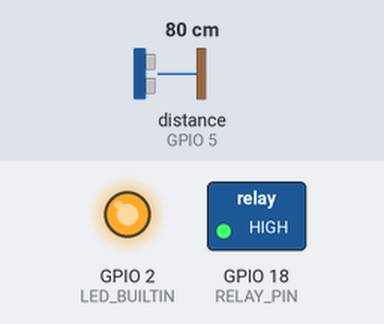
The sketch below on a simulated ESP32. On the bench: switched loads named in the sketch (green lamp = pin HIGH), output pins drawn as LEDs (lit = HIGH). The test bench sets the inputs (shaded band); at power-on: distance to the obstacle (sensor on GPIO 5) 80 cm. The echo pulse lasts 58.3 µs per cm; WiFi joins after 1.5 s; servers stay silent unless stated.

Above: at 3.0 s.
3.1 s: distance to the obstacle (sensor on GPIO 5) set to 12 cm
5.0 s: distance to the obstacle (sensor on GPIO 5) set to 9 cm
At 6.4 s:
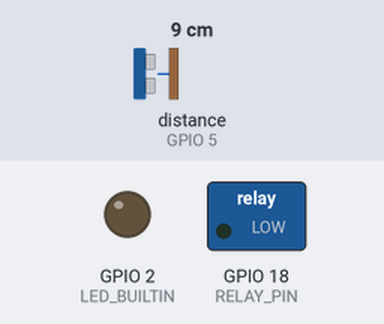
7.3 s: distance to the obstacle (sensor on GPIO 5) set to 18 cm
At 9.0 s:
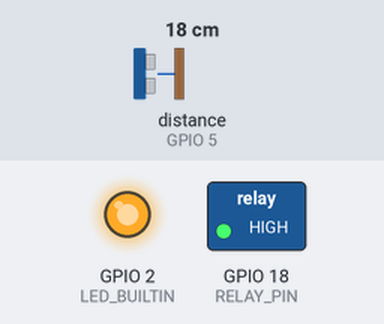
9.3 s: distance to the obstacle (sensor on GPIO 5) set to 2 cm
At 10.8 s:
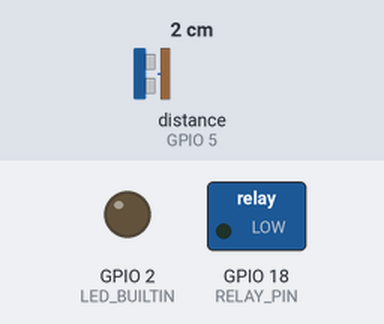
Timing chart, 0 to 12.3 s (numbered marks = the images above; inputs shaded):
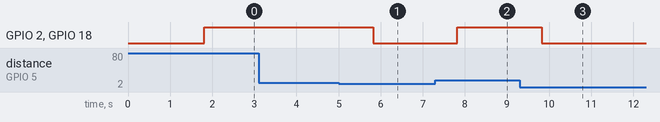

Measured:
- the behaviour switches between 11 and 10 cm on distance to the obstacle (sensor on GPIO 5) (found by bisection; images 0 and 1)
- after the input at 3.1 s, every drawn part: stays the same
- after the input at 5.0 s, GPIO 2 (LED_BUILTIN), GPIO 18 (RELAY_PIN): HIGH → LOW after 0.82 s
- after the input at 7.3 s, GPIO 2 (LED_BUILTIN), GPIO 18 (RELAY_PIN): LOW → HIGH after 0.52 s
- after the input at 9.3 s, GPIO 2 (LED_BUILTIN), GPIO 18 (RELAY_PIN): HIGH → LOW after 0.53 s

The sketch:

sensor_de_nivel.ino
```cpp
#define BLYNK_PRINT Serial
#define BLYNK_TEMPLATE_ID "TMPL26E8SUCS3"
#define BLYNK_TEMPLATE_NAME "Llenado de agua"
#define BLYNK_AUTH_TOKEN "4IdapO1-cBSPMbuk8ME56PSsGK9wbON5"
#include <WiFi.h>
#include <BlynkSimpleEsp32.h>
#include <Ultrasonic.h>

// Definición de pines
#define TRIG_PIN 4
#define ECHO_PIN 5
#define RELAY_PIN 18
#define LED_BUILTIN 2 // Pin del LED azul incorporado

// Variables de configuración
const long distanciaMaxima = 10; // Distancia en cm para detener la bomba
char ssid[] = "ARRIS-67C2"; // Reemplaza con tu SSID
char pass[] = "Jorgeurias12"; // Reemplaza con tu contraseña

Ultrasonic ultrasonic(TRIG_PIN, ECHO_PIN);

// Variable para evitar múltiples notificaciones
bool tanqueLleno = false;

void setup() {
  Serial.begin(115200);
  Blynk.begin(BLYNK_AUTH_TOKEN, ssid, pass);

  pinMode(RELAY_PIN, OUTPUT);
  pinMode(LED_BUILTIN, OUTPUT);

  digitalWrite(RELAY_PIN, LOW); // Inicialmente, la bomba está apagada
  digitalWrite(LED_BUILTIN, LOW); // Inicialmente, el LED está apagado
}

void loop() {
  Blynk.run();
  long distancia = ultrasonic.read();

  if (distancia <= distanciaMaxima) {
    digitalWrite(RELAY_PIN, LOW); // Apaga la bomba
    digitalWrite(LED_BUILTIN, LOW); // Apaga el LED
    if (!tanqueLleno) {
      Blynk.logEvent("notificacion");
      tanqueLleno = true; // Evita enviar múltiples notificaciones
    }
  } else {
    digitalWrite(RELAY_PIN, HIGH); // Enciende la bomba
    digitalWrite(LED_BUILTIN, HIGH); // Enciende el LED
    tanqueLleno = false; // Resetea la variable para la próxima vez
  }

  delay(1000); // Espera 1 segundo antes de la siguiente lectura
}
```
